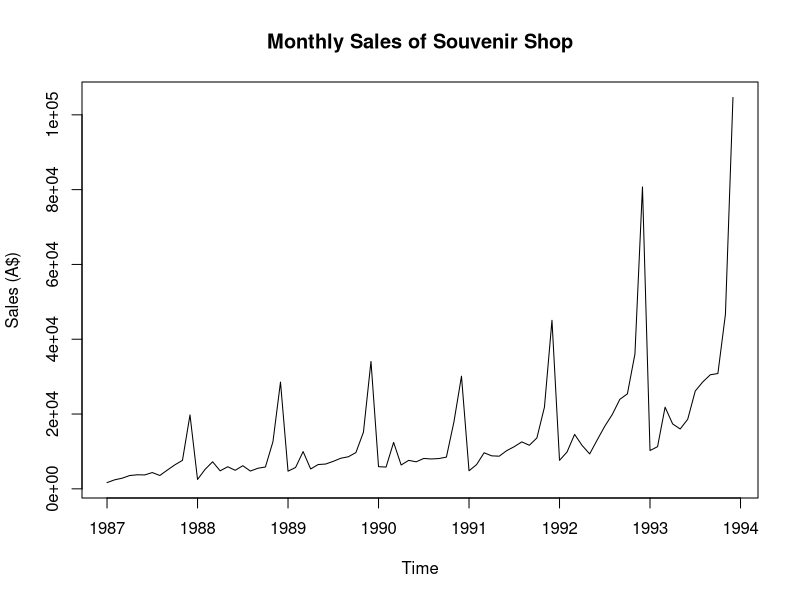
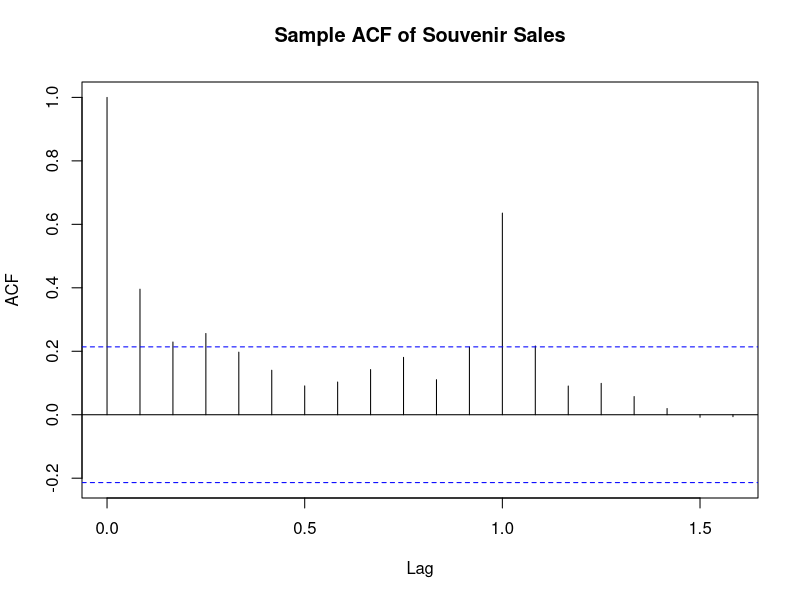
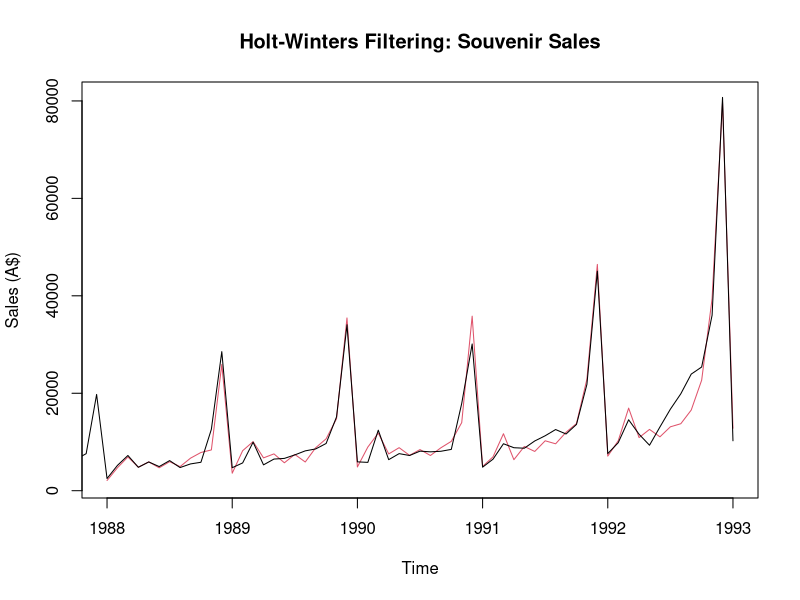
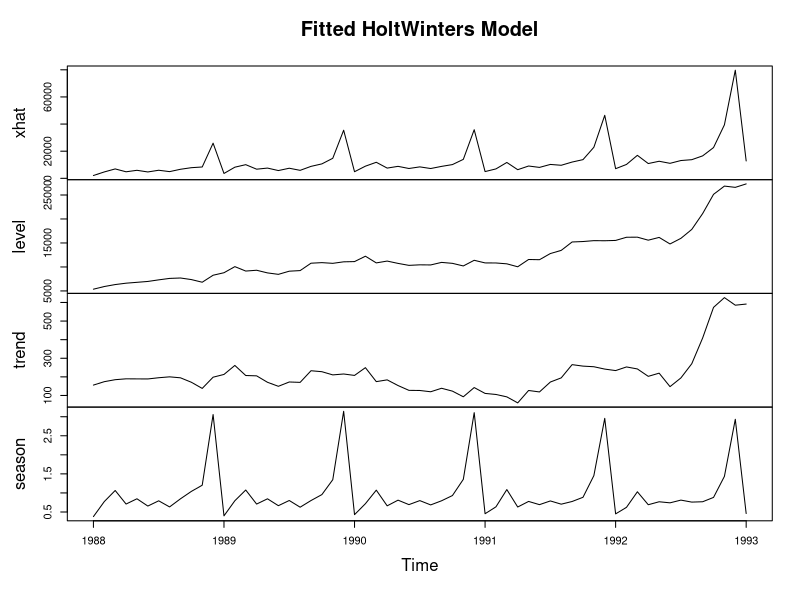
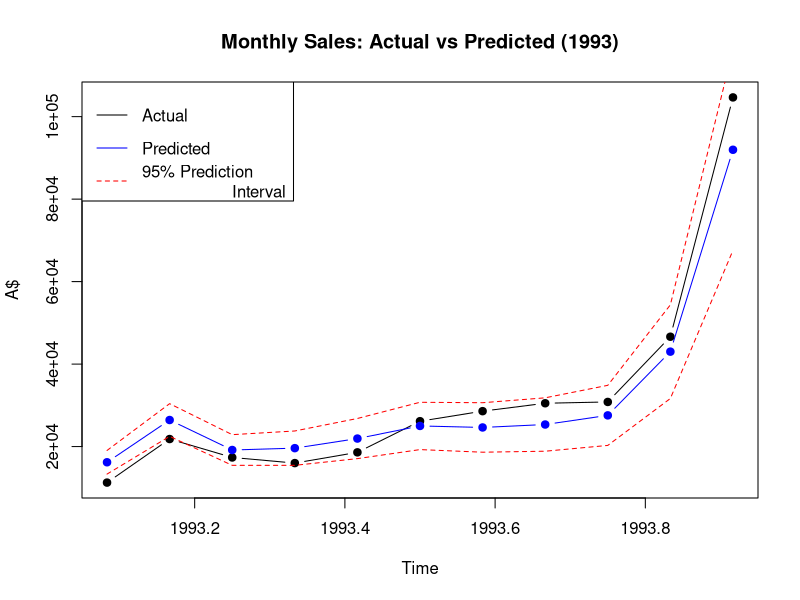

Generate these figures, in order, with R:
## ---- chunk 1
knitr::opts_chunk$set(echo = TRUE)
#if you do not have the package, type install.packages("name_of_the_package")
library(knitr)
library(tseries)
library(zoo)
library(forecast)
## ---- chunk 2
# this is where your R code goes
souvenir <- scan("souvenir.txt")

souvenir_ts <- ts(souvenir,
                  start = c(1987, 1),
                  end = c(1993, 12),
                  frequency = 12)

train_data <- window(souvenir_ts, 
                     start = c(1987, 1),
                     end = c(1993, 1))

test_data <- window(souvenir_ts,
                    start=c(1993, 2),
                    end=c(1993, 12))



plot(souvenir_ts, 
     main = "Monthly Sales of Souvenir Shop", 
     ylab = "Sales (A$)",
     xlab = "Time")

acf(souvenir_ts, main = "Sample ACF of Souvenir Sales")


## ---- chunk 3
# this is where your R code goes
holt_model <- HoltWinters(train_data,
                          seasonal = "multiplicative")
holt_model

plot(holt_model,
     main = "Holt-Winters Filtering: Souvenir Sales",
     ylab = "Sales (A$)",
     xlab = "Time")
## ---- chunk 4
# this is where your R code goes
plot(fitted(holt_model), main = "Fitted HoltWinters Model")
## ---- chunk 5
# this is where your R code goes
predictions <- predict(holt_model,
                       n.ahead = length(test_data),
                       prediction.interval = TRUE)

plot(test_data,
     col = "black",
     type="b",
     pch=19,
     main = "Monthly Sales: Actual vs Predicted (1993)",
     ylab = "A$", xlab = "Time")


lines(predictions[, "fit"],
      type="b",
      pch=19,
      col = "blue",
      lty = 1)

lines(predictions[, "lwr"],
      type = "l",
      col = "red",
      lty = 2)

lines(predictions[, "upr"],
      type = "l",
      col = "red",
      lty = 2)

legend("topleft", 
       legend = c("Actual", "Predicted", "95% Prediction
                  Interval"),
       col = c("black", "blue", "red"),
       lty = c(1, 1, 2))

